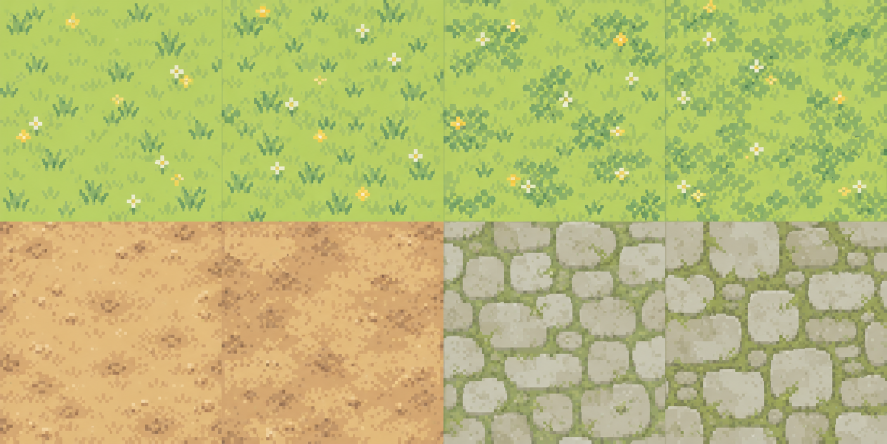
#> input picture assets/map/survival-terrain-source.png, 1774 x 887 px (shown at 1/2 size)
$ python -i make_species_skill_sprites.py   (imports and definitions only)
#> lines starting #> are read from the running program, lines starting #| are printed output that depends on the picture
#> further down, picture is the input picture: PIL image 1774x887 RGB; mean R, G, B 184.9, 187.2, 115.9
#!/usr/bin/env python3
"""Build one original-asset ability strip for every battle Pokemon."""
import csv
import hashlib
import io
import os
import re
import sys
from pathlib import Path
from PIL import Image

SIZE = 32
FRAMES = 8

def norm(value):
    return re.sub(r"[^A-Z0-9]+", "_", value.upper()).strip("_")

def fit(image):
    image = image.convert("RGBA")
    bounds = image.getchannel("A").getbbox()
#> bounds = (0, 0, 1774, 887)
    if bounds:
        image = image.crop(bounds)
    scale = min(float(SIZE) / image.width, float(SIZE) / image.height)
#> scale = 0.018
    width = max(1, int(image.width * scale))
#> width = 32
    height = max(1, int(image.height * scale))
#> height = 16
    image = image.resize((width, height), Image.Resampling.NEAREST)
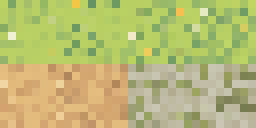
#> image: PIL image 32x16 RGBA (shown 8 times larger); mean R, G, B, A 184.8, 186.7, 116.3, 255
    output = Image.new("RGBA", (SIZE, SIZE), (0, 0, 0, 0))
#> output: PIL image 32x32 RGBA; every value is 0
    output.alpha_composite(image, ((SIZE - width) // 2, (SIZE - height) // 2))
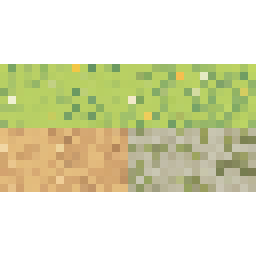
#> output: PIL image 32x32 RGBA (shown 8 times larger); mean R, G, B, A 92.4, 93.4, 58.2, 127.5; transparent parts drawn white
    return output

# [69 lines left out: function main, not called in this run]

# [2 lines not run here, left out]

>>> from PIL import Image
>>> picture = Image.open('../assets/map/survival-terrain-source.png')
>>> result = fit(picture)
